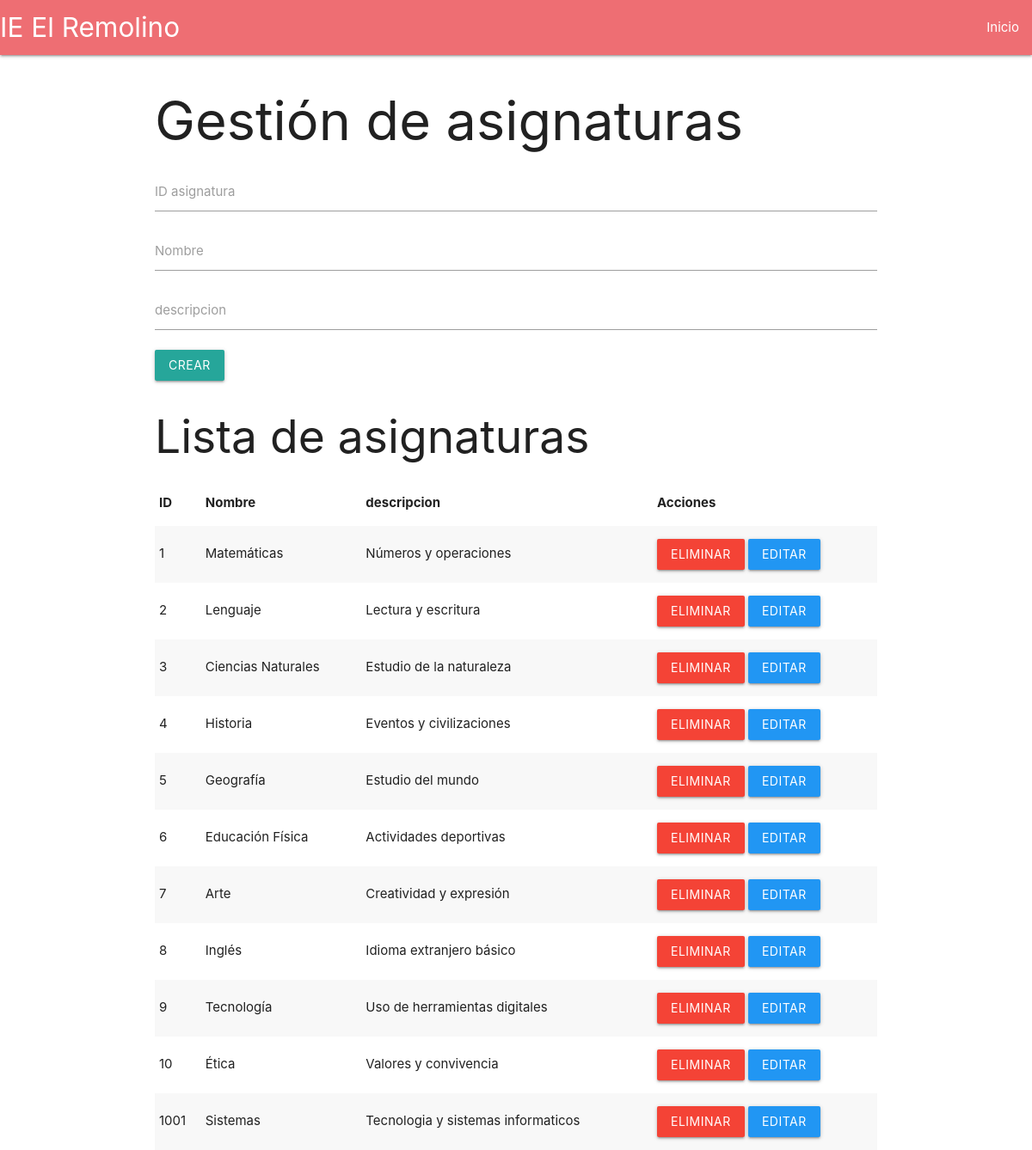
/gestionar_asignaturas.php, run on the app's committed database.
### tables this page shows
CREATE TABLE `asignaturas` (
  `id_asignatura` int(11) NOT NULL,
  `nombre` varchar(100) NOT NULL,
  `descripcion` text DEFAULT NULL
);

### gestionar_asignaturas.php (the view, shortened to what this page needs)
<?php
$servername = "localhost";
$username = "root";
$password = "";
$dbname = "gestion_notas";
$conn = new mysqli($servername, $username, $password, $dbname);
$edit = false;
$sql = "SELECT * FROM asignaturas";
$result = $conn->query($sql);
?>
<!DOCTYPE html>
<html lang="es">
<head>
    <link rel="stylesheet" href="https://cdnjs.cloudflare.com/ajax/libs/materialize/1.0.0/css/materialize.min.css">
</head>
<body>
<nav>
    <div class="nav-wrapper">
        <a href="#" class="brand-logo">IE El Remolino</a>
        <ul id="nav-mobile" class="right hide-on-med-and-down">
            <li><a href="admin_dashboard.php">Inicio</a></li>
        </ul>
    </div>
</nav>
<div class="container">
    <h1>Gestión de asignaturas</h1>
    <form action="" method="POST">
        <div class="input-field">
            <input type="number" name="id_asignatura" required value="<?php echo $edit ? $edit['id_asignatura'] : ''; ?>">
            <label>ID asignatura</label>
        </div>
        <div class="input-field">
            <input type="text" name="nombre" required value="<?php echo $edit ? $edit['nombre'] : ''; ?>">
            <label>Nombre</label>
        </div>
        <div class="input-field">
            <input type="text" name="descripcion" required value="<?php echo $edit ? $edit['descripcion'] : ''; ?>">
            <label>descripcion</label>
        </div>
        <button type="submit" name="<?php echo $edit ? 'actualizar' : 'crear'; ?>" class="btn">
            <?php echo $edit ? 'Actualizar' : 'Crear'; ?>
        </button>
    </form>
    <h2>Lista de asignaturas</h2>
    <table class="striped">
        <thead>
            <tr>
                <th>ID</th>
                <th>Nombre</th>
                <th>descripcion</th>
                <th>Acciones</th>
            </tr>
        </thead>
        <tbody>
            <?php if ($result->num_rows > 0): ?>
                <?php while($row = $result->fetch_assoc()): ?>
                    <tr>
                        <td><?php echo $row['id_asignatura']; ?></td>
                        <td><?php echo $row['nombre']; ?></td>
                        <td><?php echo $row['descripcion']; ?></td>
                        <td>
                            <form action="" method="POST" style="display:inline;">
                                <button type="submit" name="eliminar" class="btn red">Eliminar</button>
                            </form>
                            <form action="" method="POST" style="display:inline;">
                                <button type="submit" name="editar" class="btn blue">Editar</button>
                            </form>
                        </td>
                    </tr>
                <?php endwhile; ?>
            <?php else: ?>
                <tr>
                    <td colspan="6">No hay asignaturas registrados.</td>
                </tr>
            <?php endif; ?>
        </tbody>
    </table>
</div>
</body>
</html>

### data on the page
asignaturas: id_asignatura "1", nombre "Matemáticas", descripcion "Números y operaciones"
asignaturas: id_asignatura "2", nombre "Lenguaje", descripcion "Lectura y escritura"
asignaturas: id_asignatura "3", nombre "Ciencias Naturales", descripcion "Estudio de la naturaleza"
asignaturas: id_asignatura "4", nombre "Historia", descripcion "Eventos y civilizaciones"
asignaturas: id_asignatura "5", nombre "Geografía", descripcion "Estudio del mundo"
asignaturas: id_asignatura "6", nombre "Educación Física", descripcion "Actividades deportivas"
asignaturas: id_asignatura "7", nombre "Arte", descripcion "Creatividad y expresión"
asignaturas: id_asignatura "8", nombre "Inglés", descripcion "Idioma extranjero básico"
asignaturas: id_asignatura "9", nombre "Tecnología", descripcion "Uso de herramientas digitales"
asignaturas: id_asignatura "10", nombre "Ética", descripcion "Valores y convivencia"
asignaturas: id_asignatura "1001", nombre "Sistemas", descripcion "Tecnologia y sistemas informaticos"
